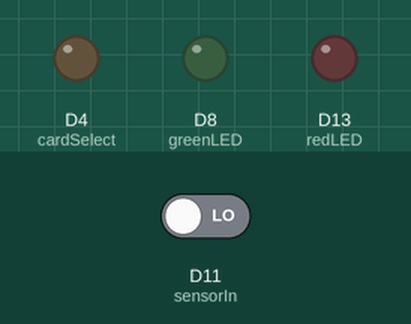
The sketch below on a simulated Arduino MKR. On the bench: output pins drawn as LEDs (lit = HIGH). The inputs (shaded band) are chosen by the test bench; at power-on: D11 (sensorIn) LOW. The local clock reads 2024-03-15 10:24:30 at power-on unless the sketch sets it; storage starts empty.

Above: at 1.2 s.
1.3 s: D11 (sensorIn) driven HIGH
At 2.3 s:
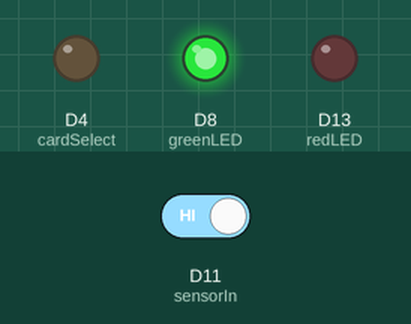
2.8 s: D11 (sensorIn) driven LOW
At 12.93 s:
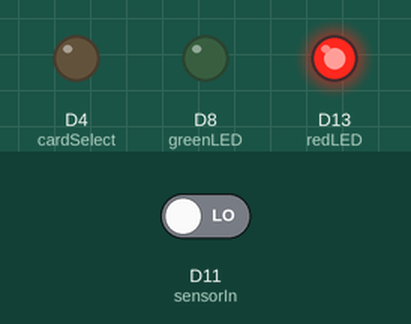
Timing chart, 0 to 14.2 s (numbered marks = the images above; inputs shaded):
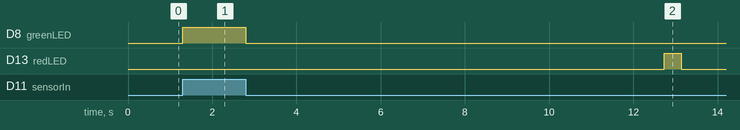

Measured:
- after the input at 1.3 s, D8 (greenLED): LOW → HIGH at once
- after the input at 2.8 s, D8 (greenLED): HIGH → LOW at once; D13 (redLED): LOW → HIGH after 9.9 s, → LOW 0.40 s later

The sketch:

ThriftyCounter.ino
```cpp
// (licence header left out)
#include <Wire.h>
#include "RTClib.h"
#include <RTCZero.h>
#include <SPI.h>
#include <SD.h>
#include <ArduinoLowPower.h>

// Select which kind of real time clock we should use
//#define USE_RTCZERO_TIME
#define USE_DS3231_TIME

#if defined(ARDUINO_SAMD_ZERO)
  // Required for Serial on Zero based boards
  #define Serial SERIAL_PORT_USBVIRTUAL
#endif

// We use this digital in for the microwave sensor active detection. This can
// change, but we'll sleep the processor to save power between count events so whatever
// you choose needs to be able to wake the processor up
const int sensorIn = 11;

// The SD card interface is tied to output 4
const int cardSelect = 4;

// LEDs we use to communicate with humans
const int redLED = 13;
const int greenLED = 8;

boolean eventsLogged = false;
volatile unsigned long eventStartTime = 0;
volatile unsigned long lastEventDuration = 0;
volatile int idleCounter = 1000;
File logfile;

#if defined(USE_RTCZERO_TIME)
  RTCZero rtc;
#endif
#if defined(USE_DS3231_TIME)
  RTC_DS3231 rtc;
#endif

//
// Interupt routine called when a proximity sensor event occurs. At the
// start of the event we'll remember the start time and at the end we'll
// compute the length of the duration, which will be a trigger to record
// the event to the SD card in the main loop. During the event, the green
// LED will be lit.
//
void onSensorChanged() {
  if (digitalRead(sensorIn) == HIGH) {
    eventStartTime = millis();
    lastEventDuration = 0;
    digitalWrite(greenLED, HIGH);
  } else {
    lastEventDuration = millis() - eventStartTime;
    eventStartTime = 0;
    digitalWrite(greenLED, LOW);
  }
  idleCounter = 100;
}

//
// the setup function runs once when you press reset or power the board
//
void setup() {
  // configure IO pins
  pinMode(sensorIn, INPUT);
  pinMode(greenLED, OUTPUT);
  pinMode(redLED, OUTPUT);
  pinMode(cardSelect, OUTPUT);

  // Initialize the RTC.
  DateTime compileTime = DateTime(F(__DATE__), F(__TIME__));

#if defined(USE_RTCZERO_TIME)
  rtc.begin();    // Start the RTC
  rtc.setTime(compileTime.hour(), compileTime.minute(), compileTime.second());   // Set the time
  rtc.setDate(compileTime.day(), compileTime.month(), compileTime.year()-2000);    // Set the date
#endif
#if defined(USE_DS3231_TIME)
  if (!rtc.begin()) {
    fatalError(2);
  }
  if (rtc.lostPower()) {
    rtc.adjust(DateTime(F(__DATE__), F(__TIME__)));
  }
#endif

  // Initialize the SD card
  // No card indicated by three rapid red flashes
  while (!SD.begin(cardSelect)) {
    error(3);
    delay(3000);
  }

  // create an event log .csv file using the counter startup date
  char filename[14];
  getEventsFileName(getCurrentTime(), filename);
  boolean newfile = false;
  if (! SD.exists(filename)) {
    newfile = true;
  }

  logfile = SD.open(filename, FILE_WRITE);
  if (!logfile) {
    fatalError(4);
  }

  if (newfile) {
    // New file, so write out the spreadsheet column headers
    logfile.println("Timestamp, Date, Time, Duration, Event Count");
  } else {
    // So this shouldn't be necessary with FILE_WRITE, but for whatever reason an existing file
    // is occasionally positioned at beginning when re-opened and all your hard earned counter
    // data is overwritten. This forces an append at end of file.
    logfile.seek(logfile.size());
  }

  // Ready for sensor interupts
  LowPower.attachInterruptWakeup(sensorIn, onSensorChanged, CHANGE);
}

//
// Main loop where we record events
//
void loop() {

  //
  // Manage low power mode. If no events have occured in the last few moments, then enter a sleep
  // state to save power. If events were written to the SD card, flush the buffer to ensure they
  // are written to the card. (Actual SD card updates are power expensive, so we don't do that on
  // every event).
  //
  if (idleCounter >  0 || eventStartTime != 0) {
    idleCounter--;
    if (idleCounter == 0) {
      if (eventsLogged) {
        digitalWrite(redLED, HIGH);
        logfile.flush();
        delay(400);
        digitalWrite(redLED, LOW);
        eventsLogged = false;
      }
      LowPower.deepSleep();
    }
  }

  //
  // If an event occured, record it. The duration of the last event is a flag to
  // denote one occured.
  //
  if (lastEventDuration != 0) {
    DateTime eventTime = getCurrentTime();
    char eventLogRecord[50];
    getTimestampString(eventTime, eventLogRecord);
    strcat(eventLogRecord, ",");
    getDateString(eventTime, &eventLogRecord[strlen(eventLogRecord)]);
    strcat(eventLogRecord, ",");
    getTimeString(eventTime, &eventLogRecord[strlen(eventLogRecord)]);
    strcat(eventLogRecord, ",");
    sprintf(&eventLogRecord[strlen(eventLogRecord)], "%lu", lastEventDuration);
    strcat(eventLogRecord, ",1");

    digitalWrite(redLED, HIGH);
    logfile.println(eventLogRecord);
    eventsLogged = true;
    digitalWrite(redLED, LOW);

    lastEventDuration = 0;
  }

  delay(100);
}

//
// Get the current time
//
DateTime getCurrentTime() {
#if defined(USE_RTCZERO_TIME)
  return DateTime(rtc.getYear(),rtc.getMonth(), rtc.getDay(), rtc.getHours(), rtc.getMinutes(), rtc.getSeconds());
#endif
#if defined(USE_DS3231_TIME)
  return rtc.now();
#endif
}

//
// Compute a FAT filename for the events log
//
// aTime - a DataTime object
// buffer - a char array of at least 14 chars to receive the filename
//
void getEventsFileName(DateTime aTime, char* buffer) {
  int aYear = aTime.year();
  if (aYear > 2000) {
    aYear = aYear - 2000;
  }
  sprintf(buffer,"C%02d%02d%02d.csv",aYear,aTime.month(),aTime.day());
}

//
// Get a time string in format mm-dd-yy hh:mm:ss, which seems to make
// most spreadsheets happy. RTCs vary and may or may not support 4 digit dates,
// so we always just use last 2 for consistency.
//
// aTime - a DateTime object
// buffer - a char array of at least 20 chars
//
void getTimestampString(DateTime aTime, char* buffer) {
  int thisYear = aTime.year();
  if (thisYear > 2000) {
    thisYear = thisYear - 2000;
  }
  sprintf(buffer,"%02d-%02d-%02d %02d:%02d:%02d",aTime.month(),aTime.day(),thisYear,aTime.hour(),aTime.minute(),aTime.second());
}

//
// Get a date string in format mm-dd-yy, which seems to make
// most spreadsheets happy. RTCs vary and may or may not support 4 digit dates,
// so we always just use last 2 for consistency.
//
// aTime - a DateTime object
// buffer - a char array of at least  10 chars
//
void getDateString(DateTime aTime, char* buffer) {
  int thisYear = aTime.year();
  if (thisYear > 2000) {
    thisYear = thisYear - 2000;
  }
  sprintf(buffer,"%02d-%02d-%02d",aTime.month(),aTime.day(),thisYear);
}

//
// Get a time string in format hh:mm:ss, which seems to make
// most spreadsheets happy. RTCs vary and may or may not support 4 digit dates,
// so we always just use last 2 for consistency.
//
//  aTime - a DateTime object
//  buffer - char array of at least 10 characters
//
void getTimeString(DateTime aTime, char* buffer) {
  sprintf(buffer,"%02d:%02d:%02d",aTime.hour(),aTime.minute(),aTime.second());
}

//
// blink out an error code
//
void error(uint8_t errno) {
  uint8_t i;
  for (i=0; i<errno; i++) {
    digitalWrite(redLED, HIGH);
    delay(200);
    digitalWrite(redLED, LOW);
    delay(200);
  }
}

//
// blink out an error code every 3 seconds until reset
//
void fatalError(uint8_t errno) {
  while(1) {
    error(errno);
    delay(3000);
  }
}
```
